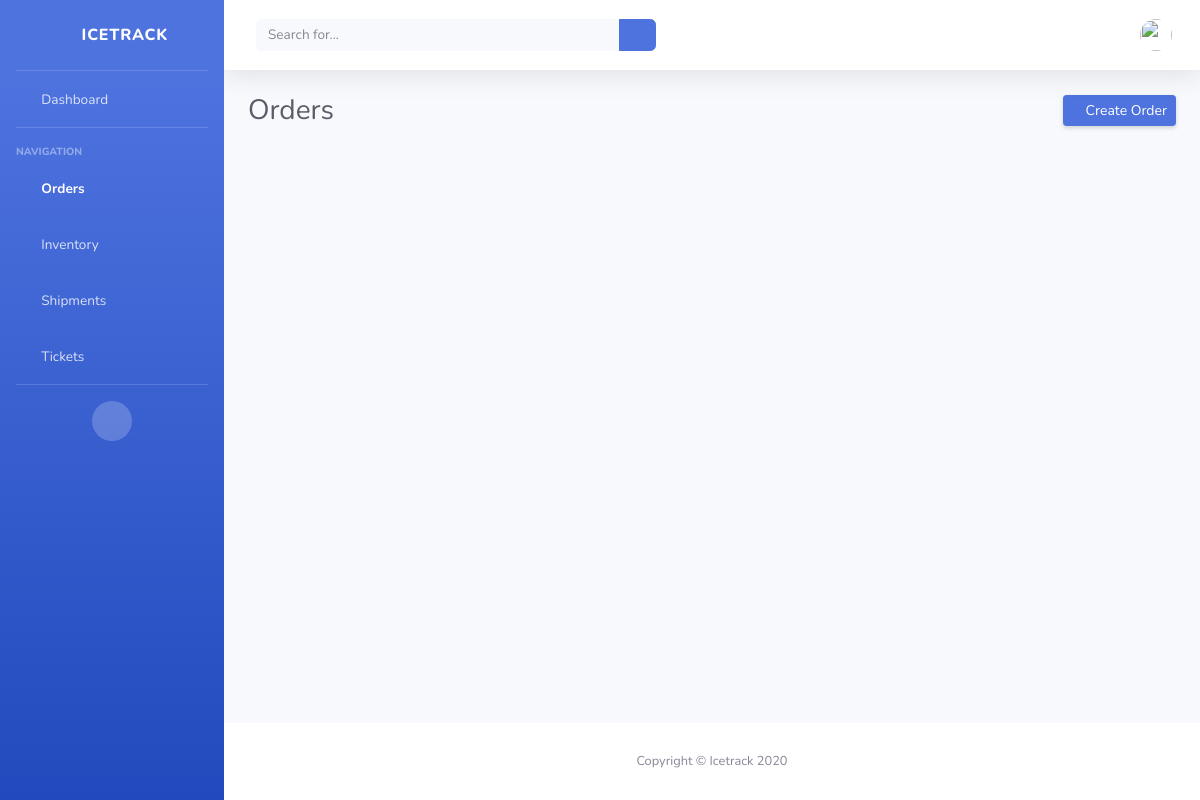
Before: /orders/ with the older database file.
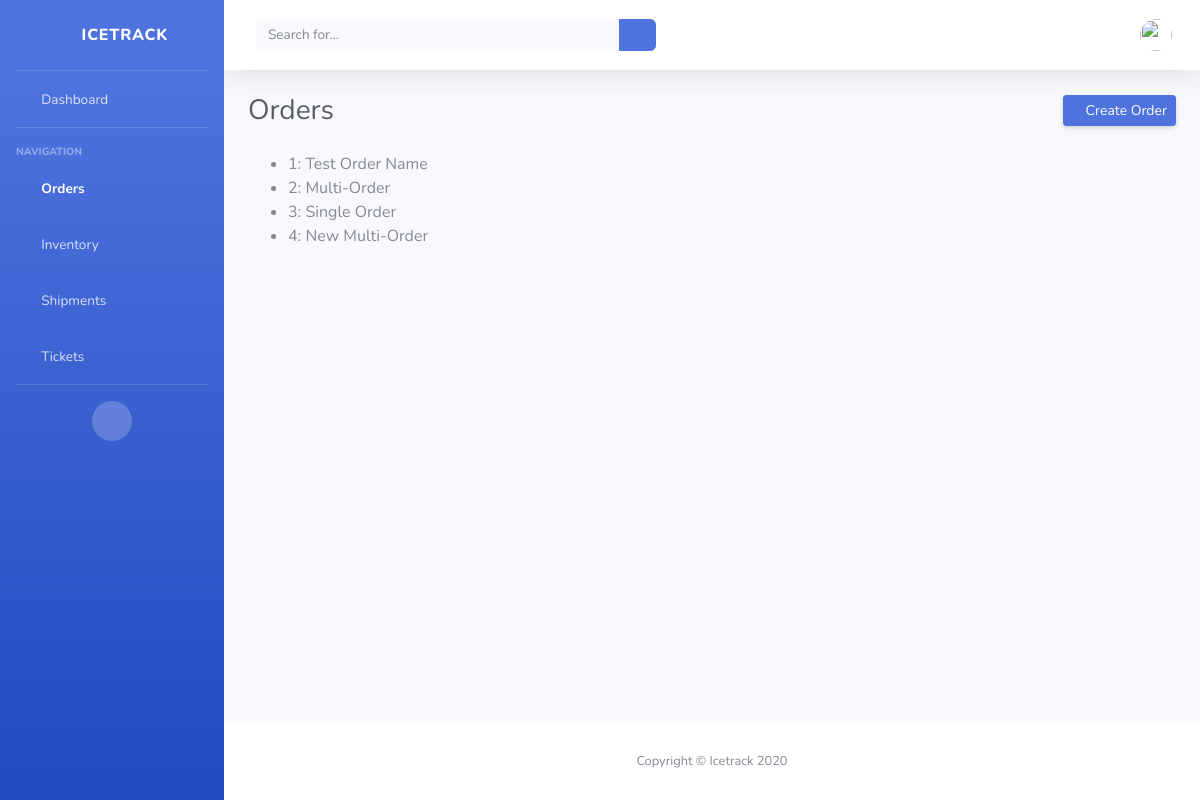
After: the same page with the newer database file.
### icetrack/models.py (models this page shows, shortened)
class Order(models.Model):
    STATUS_CHOICES = [
        ('Placed', 'Placed'),
        ('Fulfilled', 'Fulfilled'),
        ('Canceled', 'Canceled'),
    ]
    name = models.CharField(max_length=50, blank=True, null=True)
    items = models.ManyToManyField('Inventory', blank=True, through='OrderItem')
    status = models.CharField(max_length=10, choices=STATUS_CHOICES, default='Placed')
    order_date = models.DateTimeField(auto_now_add=True, auto_now=False)

### icetrack/views.py (the view)
# urls.py: path('orders/', OrdersPageView.as_view(), name="orders"),
class OrdersPageView(ListView):
    model = Order
    template_name = 'orders.html'
    context_object_name = 'all_orders_list'

### templates/orders.html (shortened to what this page needs)
{% extends 'base_authenticated.html' %}
{% block content%}
<div class="container-fluid">
    <div class="d-sm-flex align-items-center justify-content-between mb-4">
        <h1 class="h3 mb-0 text-gray-800">Orders</h1>
        <a href="{% url 'create_order' %}" class="d-none d-sm-inline-block btn btn-sm btn-primary shadow-sm"><i class="fas fa-plus fa-sm text-white-50"></i> Create Order</a>
    </div>
    <ul>
        {% for order in all_orders_list %}
            <li>{{ order.id }}: {{ order.name }}</li>
        {% endfor %}
    </ul>
</div>
{% endblock content %}

Changed rows visible on the page:
added Order: id "1", name "Test Order Name"
added Order: id "2", name "Multi-Order"
added Order: id "3", name "Single Order"
added Order: id "4", name "New Multi-Order"
